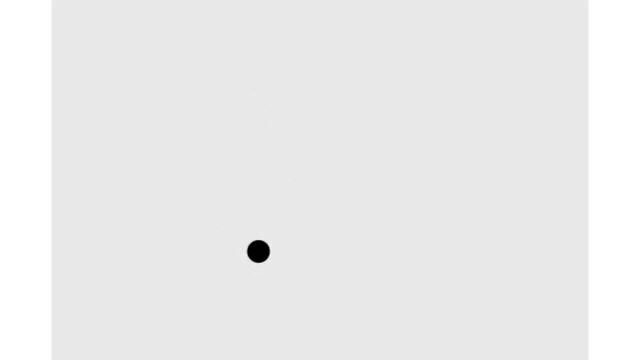
#> input picture frame 280 of Image_Processing/Kalman_Filter/video/randomball.avi, 640 x 360 px
$ python objTracking.py   (older library calls are emulated)
#> lines starting #> are read from the running program, lines starting #| are printed output that depends on the picture; after the words box and inside, x2 and y2 are one past the last pixel; in counts of white or black regions, pixels touching at a corner belong together
#> in main, frame is the input picture: shape (360, 640, 3); min 0, max 255, mean 235.3
### Image_Processing/Kalman_Filter/Detector.py
'''
    File name         : detectors.py
    Description       : Object detector used for detecting the objects in a video /image
    Author            : Rahmad Sadli
    Date created      : 20/02/2020
    Python Version    : 3.7
'''

# Import python libraries
import numpy as np
import cv2


def detect(frame,debugMode):
    # Convert frame from BGR to GRAY
#> called with debugMode = 1
    gray = cv2.cvtColor(frame, cv2.COLOR_BGR2GRAY)

    if (debugMode):
        cv2.imshow('gray', gray)

    # Edge detection using Canny function
    img_edges = cv2.Canny(gray,  50, 190, 3)
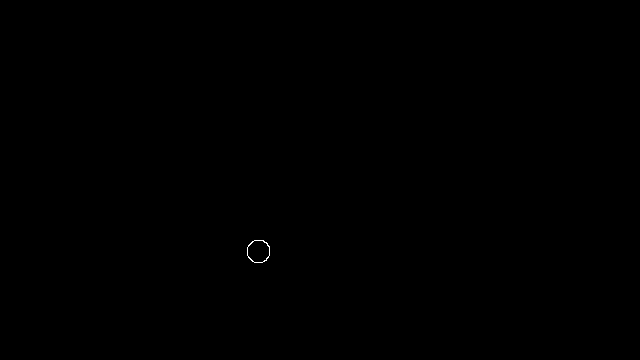
#> img_edges: shape (360, 640); 0.04% white in thin lines or dots, all inside (x1, y1, x2, y2) = (247, 240, 270, 263)
    if (debugMode):
        cv2.imshow('img_edges', img_edges)

    # Convert to black and white image
    ret, img_thresh = cv2.threshold(img_edges, 254, 255,cv2.THRESH_BINARY)
    if (debugMode):
        cv2.imshow('img_thresh', img_thresh)

    # Find contours
    _, contours, _ = cv2.findContours(img_thresh, cv2.RETR_EXTERNAL, cv2.CHAIN_APPROX_SIMPLE)
#> contours = 1 contour; box (x1, y1, x2, y2) and area: (247, 240, 270, 263) 408

    # Set the accepted minimum & maximum radius of a detected object
    min_radius_thresh= 3
    max_radius_thresh= 100

    centers=[]
    for c in contours:
        # ref: https://docs.opencv.org/trunk/dd/d49/tutorial_py_contour_features.html
        (x, y), radius = cv2.minEnclosingCircle(c)
        radius = int(radius)

        #Take only the valid circle(s)
        if (radius > min_radius_thresh) and (radius < max_radius_thresh):
            centers.append(np.array([[x], [y]]))
#> this loop made 1 pass
#> (x, y, radius) on pass 1: (258.2, 250.9, 11)
#> after the loop, centers = [[258.2, 250.9]]
    cv2.imshow('contours', img_thresh)
    return centers

### Image_Processing/Kalman_Filter/KalmanFilter.py
'''
    File name         : KalmanFilter.py
    Description       : KalmanFilter class used for object tracking
    Author            : Rahmad Sadli
    Date created      : 20/02/2020
    Python Version    : 3.7
'''

import numpy as np
import matplotlib.pyplot as plt

class KalmanFilter(object):
    def __init__(self, dt, u_x,u_y, std_acc, x_std_meas, y_std_meas):
        """
        :param dt: sampling time (time for 1 cycle)
        :param u_x: acceleration in x-direction
        :param u_y: acceleration in y-direction
        :param std_acc: process noise magnitude
        :param x_std_meas: standard deviation of the measurement in x-direction
        :param y_std_meas: standard deviation of the measurement in y-direction
        """

        # Define sampling time
        self.dt = dt

        # Define the  control input variables
        self.u = np.matrix([[u_x],[u_y]])

        # Intial State
        self.x = np.matrix([[0], [0], [0], [0]])

        # Define the State Transition Matrix A
        self.A = np.matrix([[1, 0, self.dt, 0],
                            [0, 1, 0, self.dt],
                            [0, 0, 1, 0],
                            [0, 0, 0, 1]])

        # Define the Control Input Matrix B
        self.B = np.matrix([[(self.dt**2)/2, 0],
                            [0,(self.dt**2)/2],
                            [self.dt,0],
                            [0,self.dt]])

        # Define Measurement Mapping Matrix
        self.H = np.matrix([[1, 0, 0, 0],
                            [0, 1, 0, 0]])

        #Initial Process Noise Covariance
        self.Q = np.matrix([[(self.dt**4)/4, 0, (self.dt**3)/2, 0],
                            [0, (self.dt**4)/4, 0, (self.dt**3)/2],
                            [(self.dt**3)/2, 0, self.dt**2, 0],
                            [0, (self.dt**3)/2, 0, self.dt**2]]) * std_acc**2

        #Initial Measurement Noise Covariance
        self.R = np.matrix([[x_std_meas**2,0],
                           [0, y_std_meas**2]])

        #Initial Covariance Matrix
        self.P = np.eye(self.A.shape[1])

    def predict(self):
        # Refer to :Eq.(9) and Eq.(10)  in https://machinelearningspace.com/object-tracking-simple-implementation-of-kalman-filter-in-python/?preview_id=1364&preview_nonce=52f6f1262e&preview=true&_thumbnail_id=1795

        # Update time state
        #x_k =Ax_(k-1) + Bu_(k-1)     Eq.(9)
        self.x = np.dot(self.A, self.x) + np.dot(self.B, self.u)

        # Calculate error covariance
        # P= A*P*A' + Q               Eq.(10)
        self.P = np.dot(np.dot(self.A, self.P), self.A.T) + self.Q
        return self.x[0:2]

    # [17 lines left out: function update, not called in this run]

### Image_Processing/Kalman_Filter/objTracking.py
'''
    File name         : objTracking.py
    Description       : Main file for object tracking
    Author            : Rahmad Sadli
    Date created      : 20/02/2020
    Python Version    : 3.7
'''

import cv2
from Detector import detect
from KalmanFilter import KalmanFilter
import matplotlib.pyplot as plt

def main():

    # Create opencv video capture object
    VideoCap = cv2.VideoCapture('video/randomball.avi')

    #Variable used to control the speed of reading the video
    ControlSpeedVar = 100  #Lowest: 1 - Highest:100

    HiSpeed = 100

    #Create KalmanFilter object KF
    #KalmanFilter(dt, u_x, u_y, std_acc, x_std_meas, y_std_meas)

    KF = KalmanFilter(0.1, 1, 1, 1, 0.1, 0.8)

    debugMode=1
    predicted_x=[]
    predicted_y=[]
    estimated_x=[]
    estimated_y=[]
    measured_x=[]
    measured_y=[]
    try:
        while(True):
            # Read frame
            ret, frame = VideoCap.read()

            # Detect object
            centers = detect(frame,debugMode)
#> centers = [[258.2, 250.9]]

            # If centroids are detected then track them
            if (len(centers) > 0):

                # Draw the detected circle
                cv2.circle(frame, (int(centers[0][0]), int(centers[0][1])), 10, (0, 191, 255), 2)
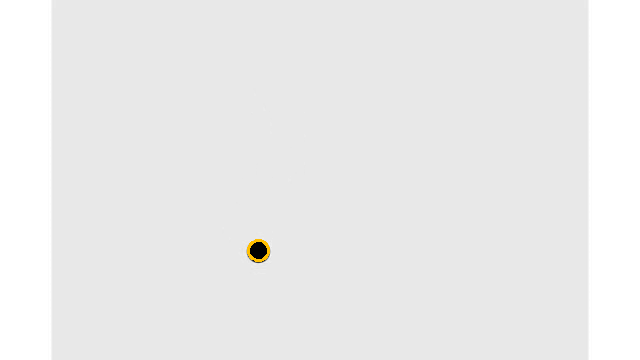
#> frame: shape (360, 640, 3); 0.08% of pixels changed, all inside (x1, y1, x2, y2) = (247, 239, 270, 262)
                measured_x.append(int(centers[0][0]))
                measured_y.append(int(centers[0][1]))

                # Predict
                (x, y) = KF.predict()
#> in predict, `self.x = np.dot(self.A, self.x) + np.dot(self.B, self.u)`: self.x = [[0.005], [0.005], [0.1], [0.1]]
#> in predict, `self.P = np.dot(np.dot(self.A, self.P), self.A.T) + self.Q`: self.P = [[1.01, 0, 0.101, 0], [0, 1.01, 0, 0.101], [0.101, 0, 1.01, 0], [0, 0.101, 0, 1.01]]
#> x = [[0.005]]; y = [[0.005]]
                predicted_x.append(x.item((0, 0)))
                predicted_y.append(y.item((0, 0)))

                # Draw a rectangle as the predicted object position
                cv2.rectangle(frame, (x - 15, y - 15), (x + 15, y + 15), (255, 0, 0), 2)

                # Update
                (x1, y1) = KF.update(centers[0])
                estimated_x.append(x1.item((0, 0)))
                estimated_y.append(y1.item((0, 0)))

                # Draw a rectangle as the estimated object position
                cv2.rectangle(frame, (x1 - 15, y1 - 15), (x1 + 15, y1 + 15), (0, 0, 255), 2)

                cv2.putText(frame, "Estimated Position", (x1 + 15, y1 + 10), 0, 0.5, (0, 0, 255), 2)
                cv2.putText(frame, "Predicted Position", (x + 15, y), 0, 0.5, (255, 0, 0), 2)
                cv2.putText(frame, "Measured Position", (centers[0][0] + 15, centers[0][1] - 15), 0, 0.5, (0,191,255), 2)

            cv2.imshow('image', frame)

            if cv2.waitKey(2) & 0xFF == ord('q'):
                VideoCap.release()
                cv2.destroyAllWindows()
                break

            cv2.waitKey(HiSpeed-ControlSpeedVar+1)
    except:
        pass
    plt.figure()
    plt.plot(measured_x,measured_y,'b',label='measured')
    plt.plot(predicted_x,predicted_y,'g',label='predicted')
    plt.plot(estimated_x,estimated_y,'r',label='estimated')
    plt.legend(loc=2)
    plt.title("Variation de la position de l’objet suivi")
    plt.xlabel('x')
    plt.ylabel('y')
    plt.show()
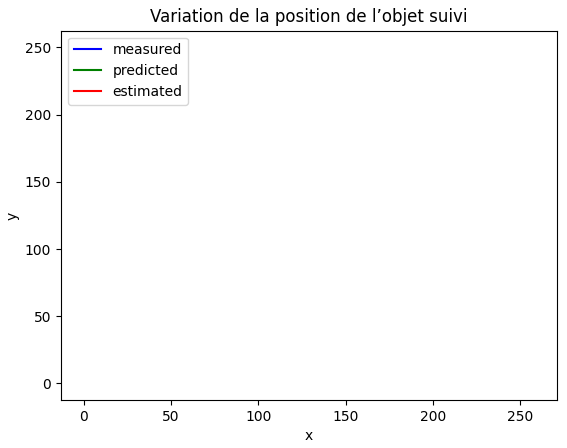
#> figure drawn by matplotlib, 1 panel


if __name__ == "__main__":
    # execute main
    main()

$ run again, starting later in the video
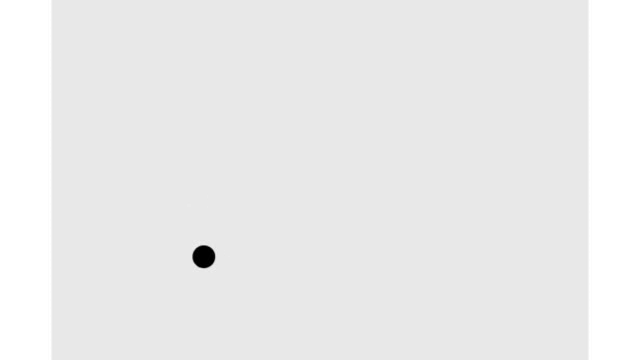
#> input picture frame 1262 of Image_Processing/Kalman_Filter/video/randomball.avi, 640 x 360 px
#> in main, frame is the input picture: shape (360, 640, 3); min 0, max 255, mean 235.3
#> img_edges: shape (360, 640); 0.04% white in thin lines or dots, all inside (x1, y1, x2, y2) = (192, 245, 216, 269)
#> contours = 1 contour; box (x1, y1, x2, y2) and area: (192, 245, 216, 269) 413
#> the loop in detect, `for c in contours:` made 1 pass
#> (x, y, radius) on pass 1: (203.5, 256.3, 11)
#> after the loop in detect, `for c in contours:`: centers = [[203.5, 256.3]]
#> in main, `cv2.circle(frame, (int(centers[0][0]), int(centers[0][1])), 10, (0, 19..`:
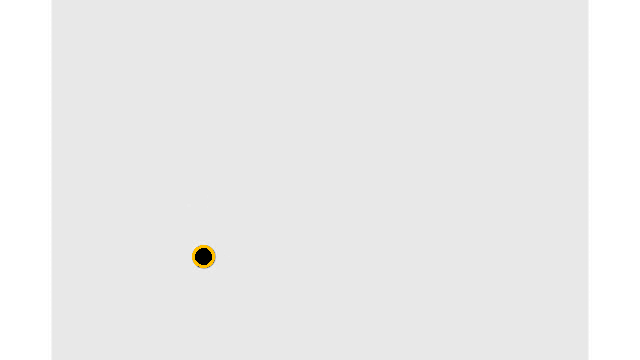
#> frame: shape (360, 640, 3); 0.08% of pixels changed, all inside (x1, y1, x2, y2) = (192, 245, 215, 268)
#> self.x = [[0.005], [0.005], [0.1], [0.1]]
#> self.P = [[1.01, 0, 0.101, 0], [0, 1.01, 0, 0.101], [0.101, 0, 1.01, 0], [0, 0.101, 0, 1.01]]
#> in main, `(x, y) = KF.predict()`: x = [[0.005]]
#> in main, `plt.show()`:
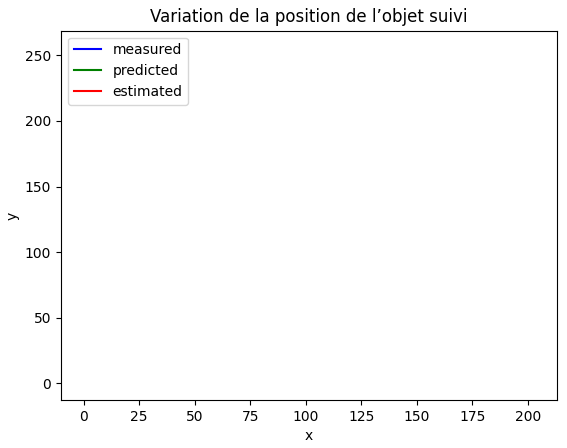
#> figure drawn by matplotlib, 1 panel

$ run again, starting later in the video
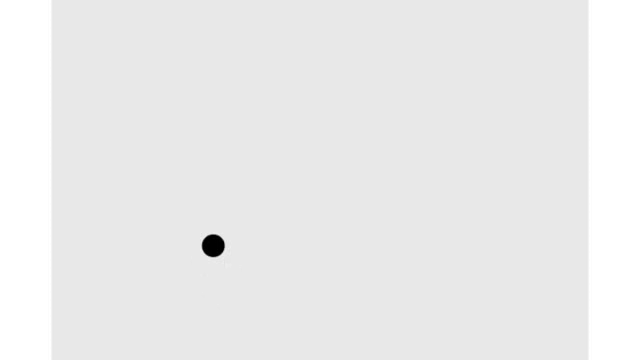
#> input picture frame 2244 of Image_Processing/Kalman_Filter/video/randomball.avi, 640 x 360 px
#> in main, frame is the input picture: shape (360, 640, 3); min 0, max 255, mean 235.3
#> img_edges: shape (360, 640); 0.04% white in thin lines or dots, all inside (x1, y1, x2, y2) = (202, 234, 225, 258)
#> contours = 1 contour; box (x1, y1, x2, y2) and area: (202, 234, 225, 258) 413
#> the loop in detect, `for c in contours:` made 1 pass
#> (x, y, radius) on pass 1: (212.8, 245.3, 12)
#> after the loop in detect, `for c in contours:`: centers = [[212.8, 245.3]]
#> in main, `cv2.circle(frame, (int(centers[0][0]), int(centers[0][1])), 10, (0, 19..`:
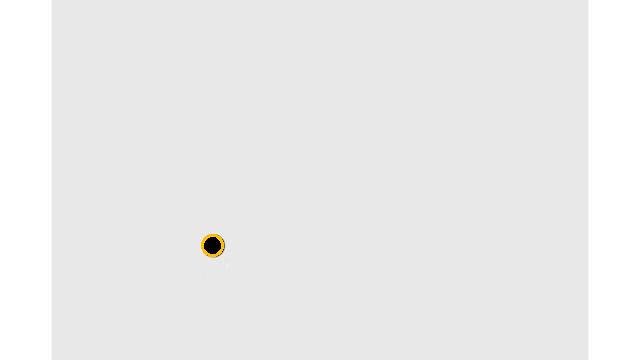
#> frame: shape (360, 640, 3); 0.08% of pixels changed, all inside (x1, y1, x2, y2) = (201, 234, 224, 257)
#> self.x = [[0.005], [0.005], [0.1], [0.1]]
#> self.P = [[1.01, 0, 0.101, 0], [0, 1.01, 0, 0.101], [0.101, 0, 1.01, 0], [0, 0.101, 0, 1.01]]
#> in main, `(x, y) = KF.predict()`: x = [[0.005]]
#> in main, `plt.show()`:
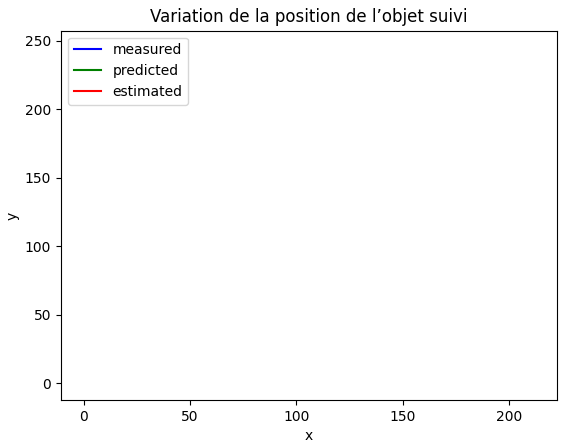
#> figure drawn by matplotlib, 1 panel
